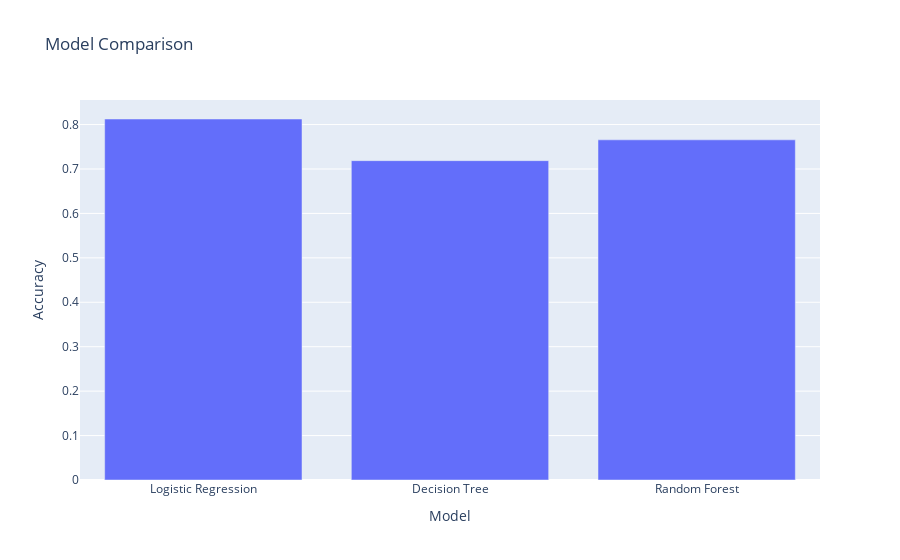

The cell this chart's notebook holds for it:
### Code cell
# Visualize Model Comparison
model_names = list(models.keys())
accuracies = [accuracy_score(y_test, model.predict(X_test)) for model in models.values()]
accuracy_df = pd.DataFrame({'Model': model_names, 'Accuracy': accuracies})

fig = px.bar(accuracy_df, x='Model', y='Accuracy', title='Model Comparison')
fig.show()

### Figure 1 — Plotly figure (JSON) as saved in the notebook; plotly's stock layout.template omitted (floating-point values rounded to 4 significant figures)
{"data": [{"alignmentgroup": "True", "hovertemplate": "Model=%{x}<br>Accuracy=%{y}<extra></extra>", "legendgroup": "", "marker": {"color": "#636efa", "pattern": {"shape": ""}}, "name": "", "offsetgroup": "", "orientation": "v", "showlegend": false, "textposition": "auto", "type": "bar", "x": ["Logistic Regression", "Decision Tree", "Random Forest"], "xaxis": "x", "y": [0.8125, 0.7188, 0.7656], "yaxis": "y"}], "layout": {"barmode": "relative", "legend": {"tracegroupgap": 0}, "title": {"text": "Model Comparison"}, "xaxis": {"anchor": "y", "domain": [0, 1], "title": {"text": "Model"}}, "yaxis": {"anchor": "x", "domain": [0, 1], "title": {"text": "Accuracy"}}}}
